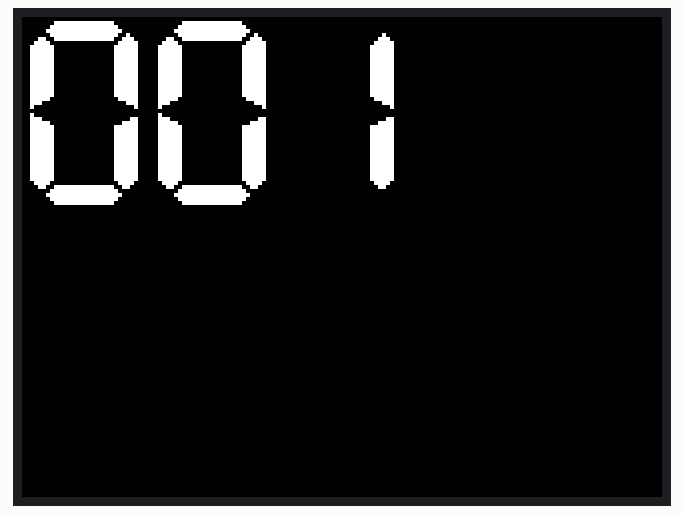
This sketch was run on a simulated ESP32. Parts: 320×240 colour display.

Above: at 0.38 s.
At 5.01 s:
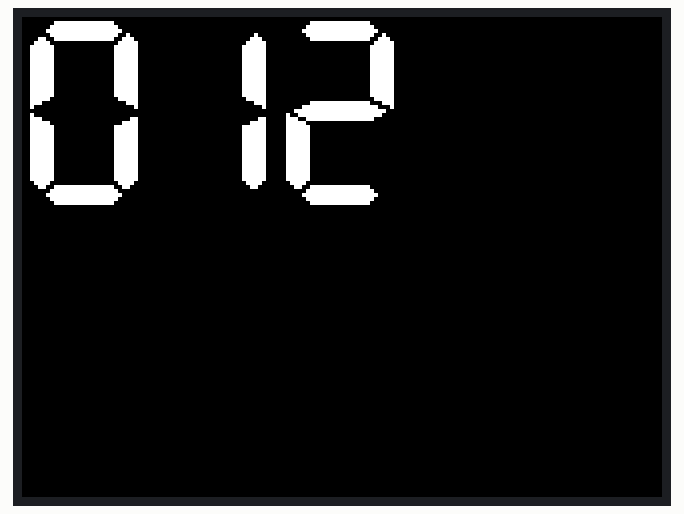
At 10.07 s:
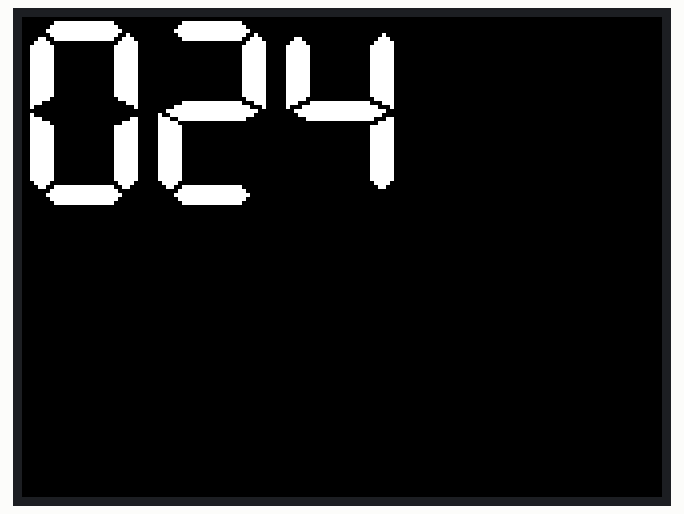
At 19.76 s:
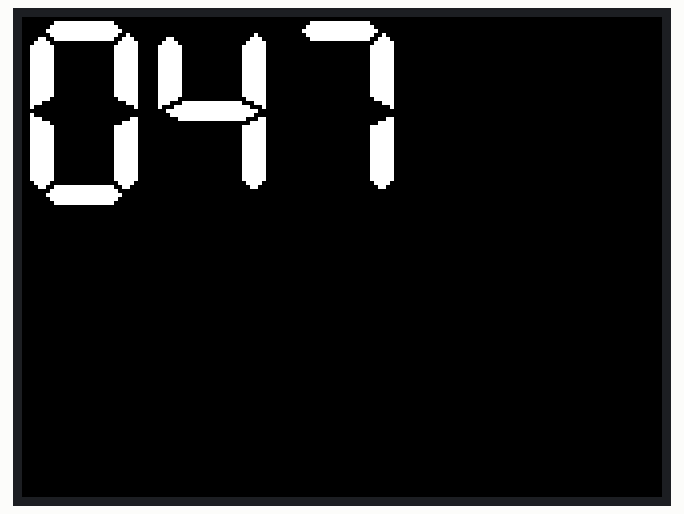
At 29.45 s:
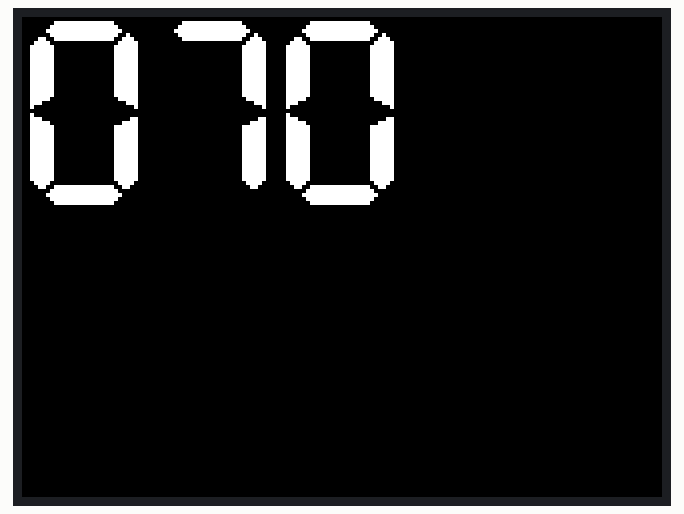
At 39.56 s:
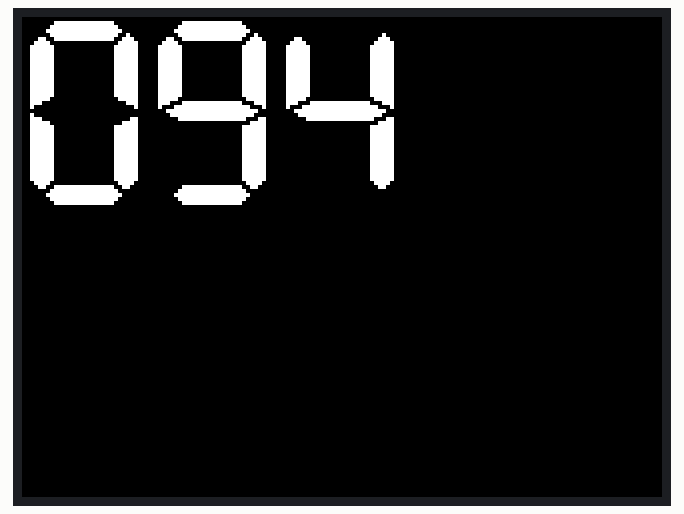

The sketch:

suito.ino
```cpp
#include <M5Stack.h>
void setup()
{
    M5.begin();
    M5.Power.begin();
    M5.Lcd.setBrightness(200);
    M5.Lcd.setTextSize(2);
    M5.Lcd.setTextFont(7);
}

void loop()
{
    for (size_t i = 1; i <= 100; i++)
    {
        M5.Lcd.setCursor(0, 0);
        if (i < 100)
        {
            M5.Lcd.print("0");
        }
        if (i < 10)
        {
            M5.Lcd.print("0");
        }
        M5.Lcd.print(i);
        delay(400);
    }
}
```

Measured:
- what the display in image 1 shows lasts 0.4 s, from 4.8 s to 5.2 s
